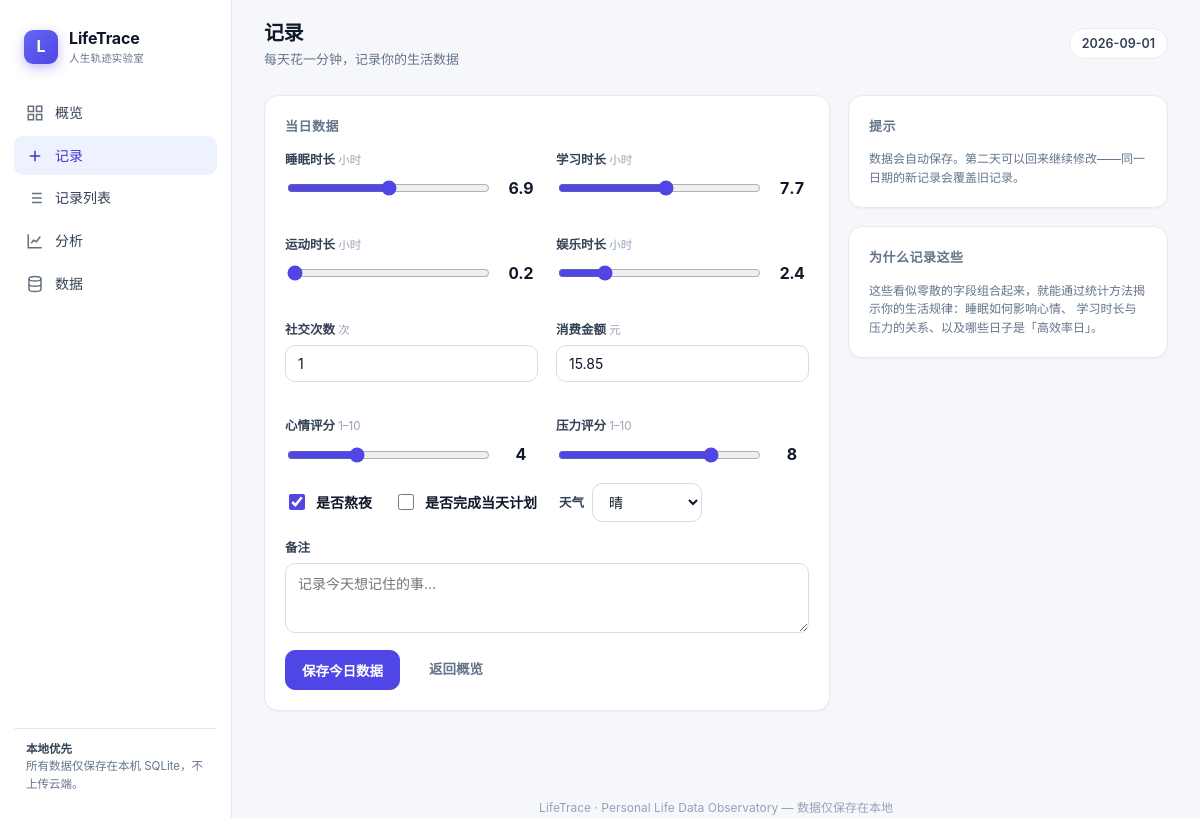
The app's page /record?day=2026-09-01 with its own data.
### app/models.py (models this page shows, shortened)
class DailyRecord(Base):
    __tablename__ = "daily_records"
    id: Mapped[int] = mapped_column(Integer, primary_key=True, index=True)
    date: Mapped[date] = mapped_column(Date, unique=True, index=True, nullable=False)
    sleep_hours: Mapped[float] = mapped_column(Float, default=0.0)
    study_hours: Mapped[float] = mapped_column(Float, default=0.0)
    exercise_hours: Mapped[float] = mapped_column(Float, default=0.0)
    entertainment_hours: Mapped[float] = mapped_column(Float, default=0.0)
    social_count: Mapped[int] = mapped_column(Integer, default=0)
    spending: Mapped[float] = mapped_column(Float, default=0.0)
    mood: Mapped[int] = mapped_column(Integer, default=5)
    stress: Mapped[int] = mapped_column(Integer, default=5)
    stay_up_late: Mapped[bool] = mapped_column(Boolean, default=False)
    plan_completed: Mapped[bool] = mapped_column(Boolean, default=False)
    note: Mapped[str] = mapped_column(Text, default="")
    weather: Mapped[str] = mapped_column(String(64), default="")
    created_at: Mapped[datetime] = mapped_column(DateTime, default=datetime.now)
    updated_at: Mapped[datetime] = mapped_column(
        DateTime, default=datetime.now, onupdate=datetime.now
    )

### app/routers/records.py (the view)
@router.get("/record", response_class=HTMLResponse)
def record_page(request: Request, day: Optional[date] = None, db: Session = Depends(get_db)):
    target = day or date.today()
    record = crud.get_by_date(db, target)
    return templates.TemplateResponse(
        request,
        "record.html",
        {
            "active": "record",
            "target_date": target,
            "record": record,
        },
    )

### templates/record.html (shortened to what this page needs)
{% extends "base.html" %}
{% block content %}
<header class="topbar">
  <div>
    <h1>记录</h1>
    <div class="meta">每天花一分钟，记录你的生活数据</div>
  </div>
  <div class="chip">{{ target_date }}</div>
</header>
<div class="content">
  <div class="grid" style="grid-template-columns: 1fr 320px;">
    <form id="record-form" class="card">
      <div class="card-title">当日数据</div>
      <div class="grid grid-2">
        <div class="field">
          <label>睡眠时长 <span class="hint">小时</span></label>
          <div class="range-wrap">
            <input type="range" name="sleep_hours" min="0" max="14" step="0.5" value="{{ record.sleep_hours if record else 7.0 }}" data-val />
            <span class="range-val">{{ record.sleep_hours if record else 7.0 }}</span>
          </div>
        </div>
        <div class="field">
          <label>学习时长 <span class="hint">小时</span></label>
          <div class="range-wrap">
            <input type="range" name="study_hours" min="0" max="14" step="0.5" value="{{ record.study_hours if record else 4.0 }}" data-val />
            <span class="range-val">{{ record.study_hours if record else 4.0 }}</span>
          </div>
        </div>
        <div class="field">
          <label>运动时长 <span class="hint">小时</span></label>
          <div class="range-wrap">
            <input type="range" name="exercise_hours" min="0" max="6" step="0.5" value="{{ record.exercise_hours if record else 0.5 }}" data-val />
            <span class="range-val">{{ record.exercise_hours if record else 0.5 }}</span>
          </div>
        </div>
        <div class="field">
          <label>娱乐时长 <span class="hint">小时</span></label>
          <div class="range-wrap">
            <input type="range" name="entertainment_hours" min="0" max="12" step="0.5" value="{{ record.entertainment_hours if record else 2.0 }}" data-val />
            <span class="range-val">{{ record.entertainment_hours if record else 2.0 }}</span>
          </div>
        </div>
        <div class="field">
          <label>社交次数 <span class="hint">次</span></label>
          <input type="number" name="social_count" min="0" max="100" value="{{ record.social_count if record else 0 }}" />
        </div>
        <div class="field">
          <label>消费金额 <span class="hint">元</span></label>
          <input type="number" name="spending" min="0" step="0.01" value="{{ record.spending if record else 0 }}" />
        </div>
        <div class="field">
          <label>心情评分 <span class="hint">1–10</span></label>
          <div class="range-wrap">
            <input type="range" name="mood" min="1" max="10" step="1" value="{{ record.mood if record else 6 }}" data-val />
            <span class="range-val">{{ record.mood if record else 6 }}</span>
          </div>
        </div>
        <div class="field">
          <label>压力评分 <span class="hint">1–10</span></label>
          <div class="range-wrap">
            <input type="range" name="stress" min="1" max="10" step="1" value="{{ record.stress if record else 5 }}" data-val />
            <span class="range-val">{{ record.stress if record else 5 }}</span>
          </div>
        </div>
      </div>
      <div class="row" style="gap:22px;margin-bottom:16px;">
        <label style="display:flex;align-items:center;gap:8px;font-weight:600;">
          <input type="checkbox" name="stay_up_late" {{ 'checked' if record and record.stay_up_late else '' }} style="width:16px;height:16px;accent-color:#4f46e5;" /> 是否熬夜
        </label>
        <label style="display:flex;align-items:center;gap:8px;font-weight:600;">
          <input type="checkbox" name="plan_completed" {{ 'checked' if record and record.plan_completed else '' }} style="width:16px;height:16px;accent-color:#10b981;" /> 是否完成当天计划
        </label>
        <div class="field" style="margin:0;flex-direction:row;align-items:center;gap:8px;">
          <label style="margin:0;">天气</label>
          <select name="weather" style="width:auto;min-width:110px;">
            {% set w = record.weather if record else '晴' %}
            {% for opt in ['晴','多云','阴','小雨','大雨','雪'] %}
            <option value="{{ opt }}" {{ 'selected' if w == opt else '' }}>{{ opt }}</option>
            {% endfor %}
          </select>
        </div>
      </div>
      <div class="field">
        <label>备注</label>
        <textarea name="note" placeholder="记录今天想记住的事…">{{ record.note if record else '' }}</textarea>
      </div>
      <div class="row">
        <button type="submit" class="btn primary">保存今日数据</button>
        <a href="/" class="btn ghost">返回概览</a>
      </div>
    </form>
    <div>
      <div class="card">
        <div class="card-title">提示</div>
        <p class="small muted" style="margin:0;">
          数据会自动保存。第二天可以回来继续修改——同一日期的新记录会覆盖旧记录。
        </p>
      </div>
      <div class="card" style="margin-top:18px;">
        <div class="card-title">为什么记录这些</div>
        <p class="small muted" style="margin:0;">
          这些看似零散的字段组合起来，就能通过统计方法揭示你的生活规律：睡眠如何影响心情、
          学习时长与压力的关系、以及哪些日子是「高效率日」。
        </p>
      </div>
    </div>
  </div>
</div>
{% endblock %}

### static/css/style.css (style rules this page uses)
:root { --bg: #f6f7fb; --surface: #ffffff; --surface-2: #fbfbfe; --ink: #0f172a; --ink-2: #334155; --muted: #64748b; --muted-2: #94a3b8; --border: #e7e9f1; --border-strong: #d8dbe7; --primary: #4f46e5; --primary-600: #4338ca; --primary-soft: #eef2ff; --green: #10b981; --green-soft: #ecfdf5; --amber: #f59e0b; --amber-soft: #fffbeb; --red: #ef4444; --red-soft: #fef2f2; --cyan: #06b6d4; --violet: #8b5cf6; --radius: 14px; --radius-sm: 10px; --shadow-sm: 0 1px 2px rgba(15, 23, 42, 0.04); --shadow: 0 1px 3px rgba(15, 23, 42, 0.05), 0 8px 24px rgba(15, 23, 42, 0.05); --shadow-lg: 0 12px 40px rgba(15, 23, 42, 0.10); --sidebar-w: 232px; --font: "Inter", -apple-system, BlinkMacSystemFont, "Segoe UI", "PingFang SC", "Hiragino Sans GB", "Microsoft YaHei", sans-serif; --mono: "SF Mono", "JetBrains Mono", ui-monospace, "Cascadia Code", monospace; }
* { box-sizing: border-box; }
html, body { margin: 0; padding: 0; background: var(--bg); color: var(--ink); font-family: var(--font); font-size: 14px; line-height: 1.55; -webkit-font-smoothing: antialiased; text-rendering: optimizeLegibility; }
a { color: var(--primary); text-decoration: none; }
.topbar { display: flex; align-items: center; justify-content: space-between; padding: 18px 32px; background: rgba(246, 247, 251, 0.85); backdrop-filter: blur(8px); position: sticky; top: 0; z-index: 10; }
.topbar h1 { margin: 0; font-size: 20px; letter-spacing: -0.02em; }
.topbar .meta { color: var(--muted); font-size: 13px; }
.chip { display: inline-flex; align-items: center; gap: 6px; background: var(--surface); border: 1px solid var(--border); border-radius: 999px; padding: 5px 12px; font-size: 12.5px; font-weight: 600; color: var(--ink-2); }
.content { padding: 8px 32px 48px; }
.grid { display: grid; gap: 18px; }
.grid-2 { grid-template-columns: repeat(2, 1fr); }
.card { background: var(--surface); border: 1px solid var(--border); border-radius: var(--radius); padding: 20px; box-shadow: var(--shadow-sm); }
.card-title { font-size: 13px; font-weight: 600; color: var(--muted); text-transform: uppercase; letter-spacing: 0.04em; margin: 0 0 14px; }
.field { display: flex; flex-direction: column; gap: 6px; margin-bottom: 16px; }
.field label { font-size: 12.5px; font-weight: 600; color: var(--ink-2); }
.field .hint { font-size: 11.5px; color: var(--muted-2); font-weight: 400; }
input[type="text"], input[type="number"], input[type="date"], input[type="search"], select, textarea { width: 100%; padding: 9px 12px; border: 1px solid var(--border-strong); border-radius: var(--radius-sm); font-family: var(--font); font-size: 14px; color: var(--ink); background: var(--surface); transition: border-color 0.14s, box-shadow 0.14s; }
textarea { resize: vertical; min-height: 70px; }
.range-wrap { display: flex; align-items: center; gap: 12px; }
input[type="range"] { flex: 1; accent-color: var(--primary); }
.range-val { font-weight: 700; font-size: 16px; min-width: 34px; text-align: center; font-variant-numeric: tabular-nums; }
.btn { display: inline-flex; align-items: center; justify-content: center; gap: 7px; padding: 9px 16px; border-radius: var(--radius-sm); border: 1px solid var(--border-strong); background: var(--surface); color: var(--ink-2); font-family: var(--font); font-size: 13.5px; font-weight: 600; cursor: pointer; transition: all 0.14s; }
.btn.primary { background: var(--primary); border-color: var(--primary); color: #fff; }
.btn.ghost { background: transparent; border-color: transparent; color: var(--muted); }
.muted { color: var(--muted); }
.small { font-size: 12px; }
.row { display: flex; gap: 12px; align-items: center; flex-wrap: wrap; }

### records on screen
DailyRecord: sleep_hours "7", sleep_hours "6.9", study_hours "7.5", study_hours "7.7", exercise_hours "0", exercise_hours "0.2", entertainment_hours "2.5", entertainment_hours "2.4", social_count "1", spending "15.85", mood "4", stress "8"

### other values on screen
{{ target_date }} "2026-09-01"
form field weather "晴"
